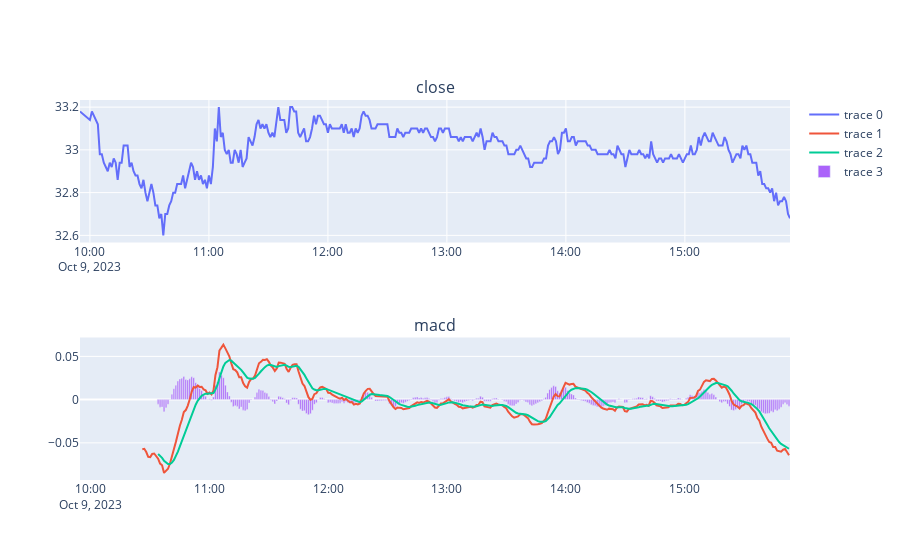

The cell this chart's notebook holds for it:
### Code cell
fig=make_subplots(rows=2, cols=1,
                subplot_titles=("close", "macd"))
fig.add_trace(
    go.Scatter(x=aapl_minute_closes.index,y=aapl_minute_closes["close"]),row=1,col=1
)
fig.add_trace(
    go.Scatter(x=macd.index,y=macd["macdline"]),row=2,col=1
)
fig.add_trace(
    go.Scatter(x=macd.index,y=macd["signalline"]),row=2,col=1
)
fig.add_trace(
    go.Bar(x=macd.index,y=macd["macdhistogram"]),row=2,col=1
)

### Figure 1 — Plotly figure (JSON) as saved in the notebook; plotly's stock layout.template omitted (floating-point values rounded to 4 significant figures; data arrays with more than 128 entries replaced by an {"elided": "..."} marker saying what was removed)
{"data": [{"type": "scatter", "x": {"elided": "353 str values"}, "xaxis": "x", "y": {"elided": "353 float values"}, "yaxis": "y"}, {"type": "scatter", "x": {"elided": "353 str values"}, "xaxis": "x2", "y": {"elided": "353 float values"}, "yaxis": "y2"}, {"type": "scatter", "x": {"elided": "353 str values"}, "xaxis": "x2", "y": {"elided": "353 float values"}, "yaxis": "y2"}, {"type": "bar", "x": {"elided": "353 str values"}, "xaxis": "x2", "y": {"elided": "353 float values"}, "yaxis": "y2"}], "layout": {"annotations": [{"font": {"size": 16}, "showarrow": false, "text": "close", "x": 0.5, "xanchor": "center", "xref": "paper", "y": 1, "yanchor": "bottom", "yref": "paper"}, {"font": {"size": 16}, "showarrow": false, "text": "macd", "x": 0.5, "xanchor": "center", "xref": "paper", "y": 0.375, "yanchor": "bottom", "yref": "paper"}], "xaxis": {"anchor": "y", "domain": [0, 1]}, "xaxis2": {"anchor": "y2", "domain": [0, 1]}, "yaxis": {"anchor": "x", "domain": [0.625, 1]}, "yaxis2": {"anchor": "x2", "domain": [0, 0.375]}}}
